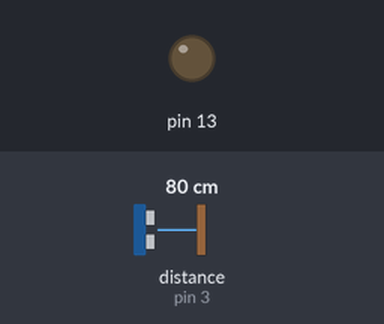
The sketch below on a simulated Arduino Uno, built with avr-gcc and run on an emulated ATmega328P. Shown: output pins drawn as LEDs (lit = HIGH). Wiring (inferred from the names in the program): ultrasonic range finder: trigger pin 2; echo pin 3. Dashed ring = blinking. The inputs (shaded band) are chosen by the test bench; at power-on: distance to the obstacle (sensor on pin 3) 80 cm. The echo pulse lasts 58.3 µs per cm; pins used as bus, display or sensor lines are not drawn.

Above: at 1.3 s.
1.4 s: distance to the obstacle (sensor on pin 3) set to 29 cm
2.9 s: distance to the obstacle (sensor on pin 3) set to 23 cm
At 5.7 s:
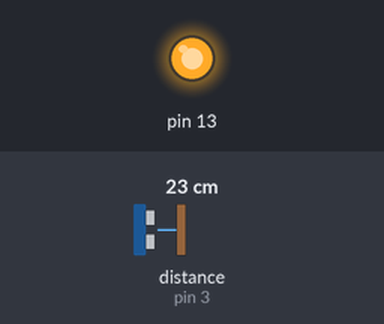
5.9 s: distance to the obstacle (sensor on pin 3) set to 35 cm
At 6.9 s:
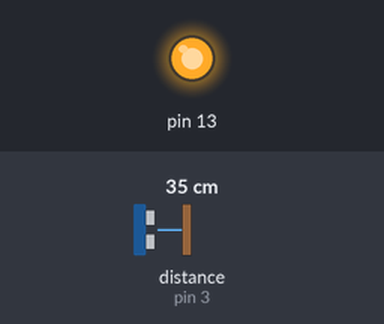
7.4 s: distance to the obstacle (sensor on pin 3) set to 2 cm
At 9.2 s:
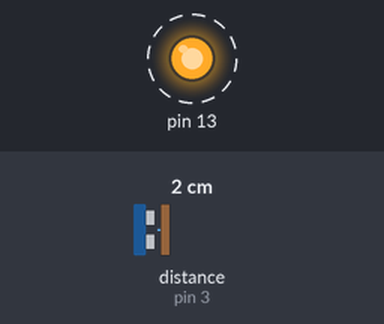
Timing chart, 0 to 11.4 s (numbered marks = the images above; inputs shaded):
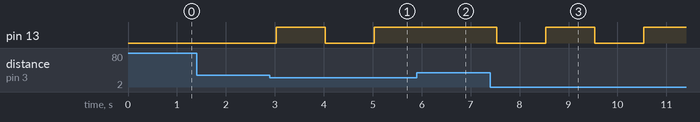

Measured:
- the behaviour switches between 27 and 26 cm on distance to the obstacle (sensor on pin 3) (found by bisection; images 0 and 1)
- after the input at 1.4 s, every drawn part: stays the same
- after the input at 2.9 s, pin 13: LOW → HIGH after 0.12 s, → LOW 1.0 s later, → HIGH 1.0 s later
- after the input at 5.9 s, pin 13: stays HIGH (without the input it goes to LOW after 0.13 s)
- after the input at 7.4 s, pin 13: alternates HIGH for 1.0 s and LOW for 1.0 s, starting after 0.14 s

The sketch:

automatic.ino
```cpp
int trigger_pin = 2;
int echo_pin = 3;
int c=0;
boolean a=true;


int time;

int distance;


void setup ( ) {

        Serial.begin (9600);

        pinMode (trigger_pin, OUTPUT);

        pinMode (echo_pin, INPUT);
pinMode(13, OUTPUT);


}


void loop ( ) {

   digitalWrite (trigger_pin, LOW);

    delayMicroseconds (2);

    digitalWrite (trigger_pin, HIGH);
    delayMicroseconds (10);
    digitalWrite (trigger_pin, LOW);

    time = pulseIn (echo_pin, HIGH);


    distance = (time * 0.034) / 2;

    if (distance <= 25)

        {

          if(a)
          {
             digitalWrite(13, HIGH);
             a=false;
             delay(500);

             }

             else if(!a)
             {
               digitalWrite(13, LOW);
               a=true;
               delay(500);


               }


        }

        delay(500);


          }
```
